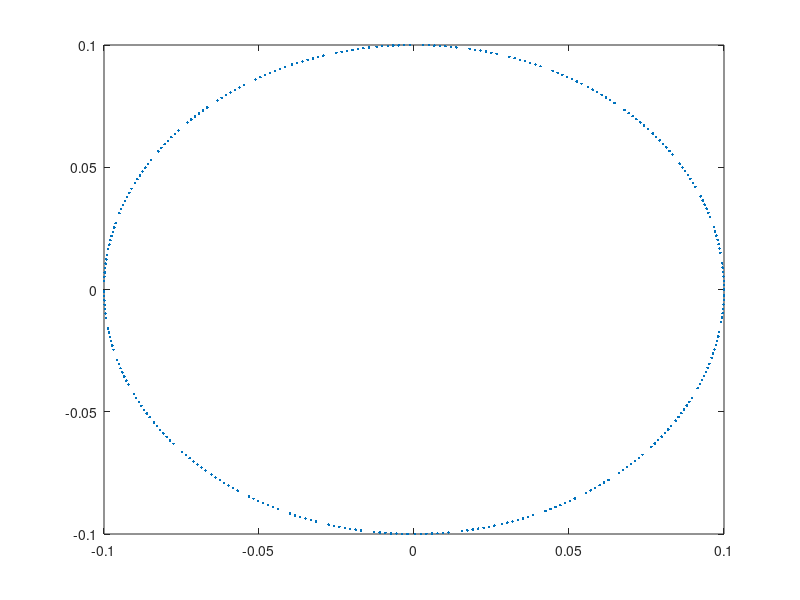

Source code (MATLAB):
%%%%%%%%%%%%%%%%%%%%%%%%%
% systeme :
%
% x'=y
% y'=-x
%
%%%%%%%%%%%%%%%%%%%%%%%%%




%%%%%%%%%%%%%%%%%%%%
max=300;
nbit=100;
X=zeros(1,max);
Y=zeros(1,max);
%
% Cond Init
%
X(1)=0.1;
Y(1)=0.00;
epsi=0.000;
h=0.01;
%%%%%%%%%%%%%%%%%%%%%%%%%
% systeme :
% x'=y
% y'=-x
%%%%%%%%%%%%%%%%%%%%%%%%%

%%%%%%%%%%%%%%%%%%%%%%%%%
% Verlet
%%%%%%%%%%%%%%%%%%%%%%%%%

for i=1:max+1
y0=Y(i);
x0=X(i);
     for j=1:nbit
          x1=x0  - h*y0;
          y1=y0  + h*x1;
          x0=x1;
          y0=y1;
     end;
     Y(i+1)=y1;
     X(i+1)=x1;
end;
     
%%%%%%%%%%%%%%%%%%%%%%%%%%
% Verlet Rectifie; Staggered
%%%%%%%%%%%%%%%%%%%%%%%%%%
%demi-pas init

for i=1:max+1
%demi-pas init
     ym0=Y(i)+h*X(i)/2;
     x0=X(i);

     for j=1:nbit
          x1=x0  - h*ym0;
          ym1=ym0+h*x1;
          x0=x1;
          ym0=ym1;
     end;

%demi-pas concl
    Y(i+1)=ym1-h*x1/2;
     X(i+1)=x1;
end;
     

%%%%%%%%%%%%%%%%%%%%
plot(X,Y,'.')


%for i=2:max
  %   Y(i)=Y(i-1)+h*        (     epsi*   (1- X(i-1)*X(i-1))  *   Y(i-1)   +     X(i-1));
   %  X(i)=X(i-1)+h*Y(i-1);
%end;

%for i=2:max
 %    Y(i)=Y(i-1)+h*        (     epsi*   (1- X(i-1)*X(i-1))  *   Y(i-1)   +     X(i-1));
  %   X(i)=X(i-1)+h*Y(i);
%end;
